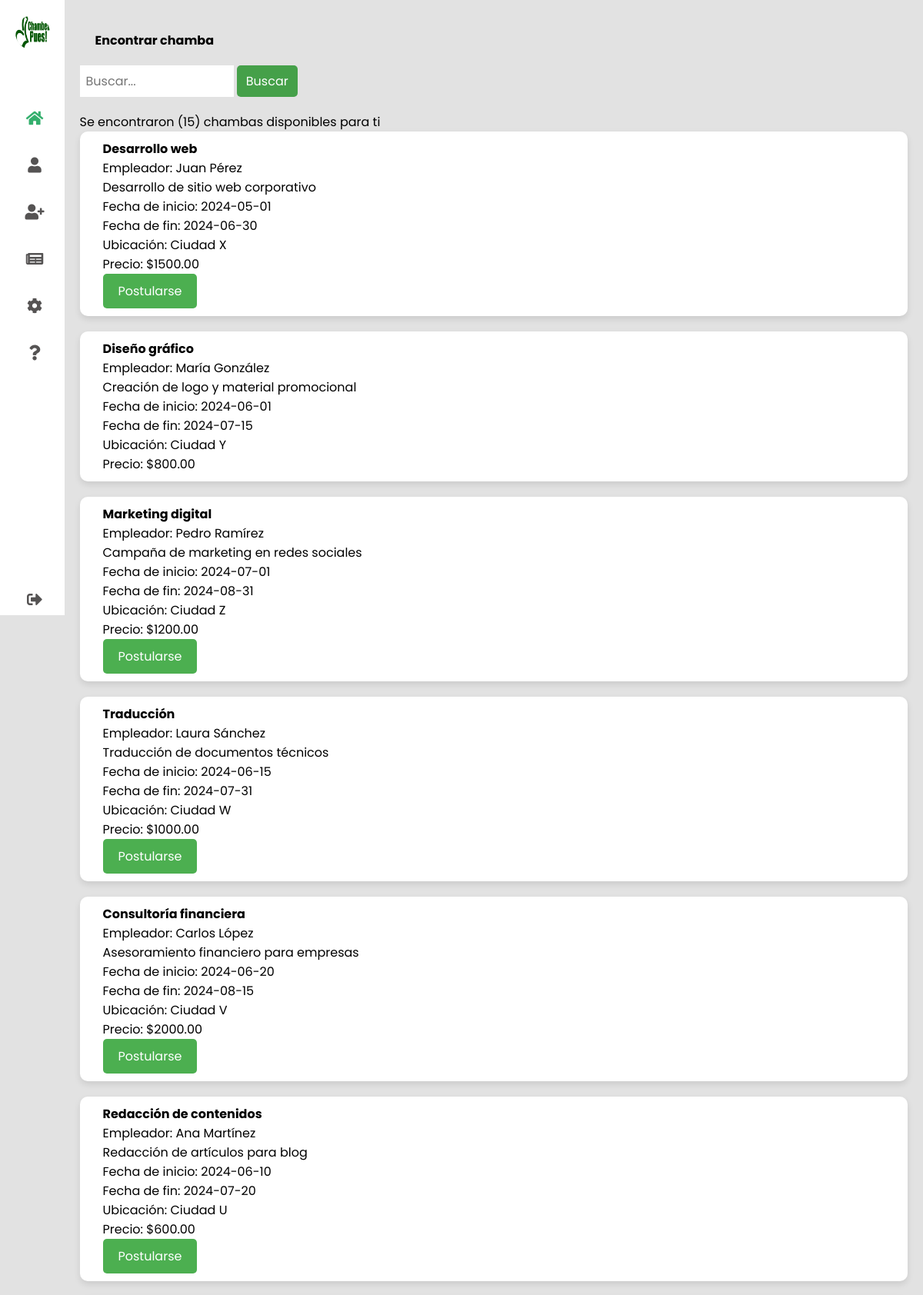
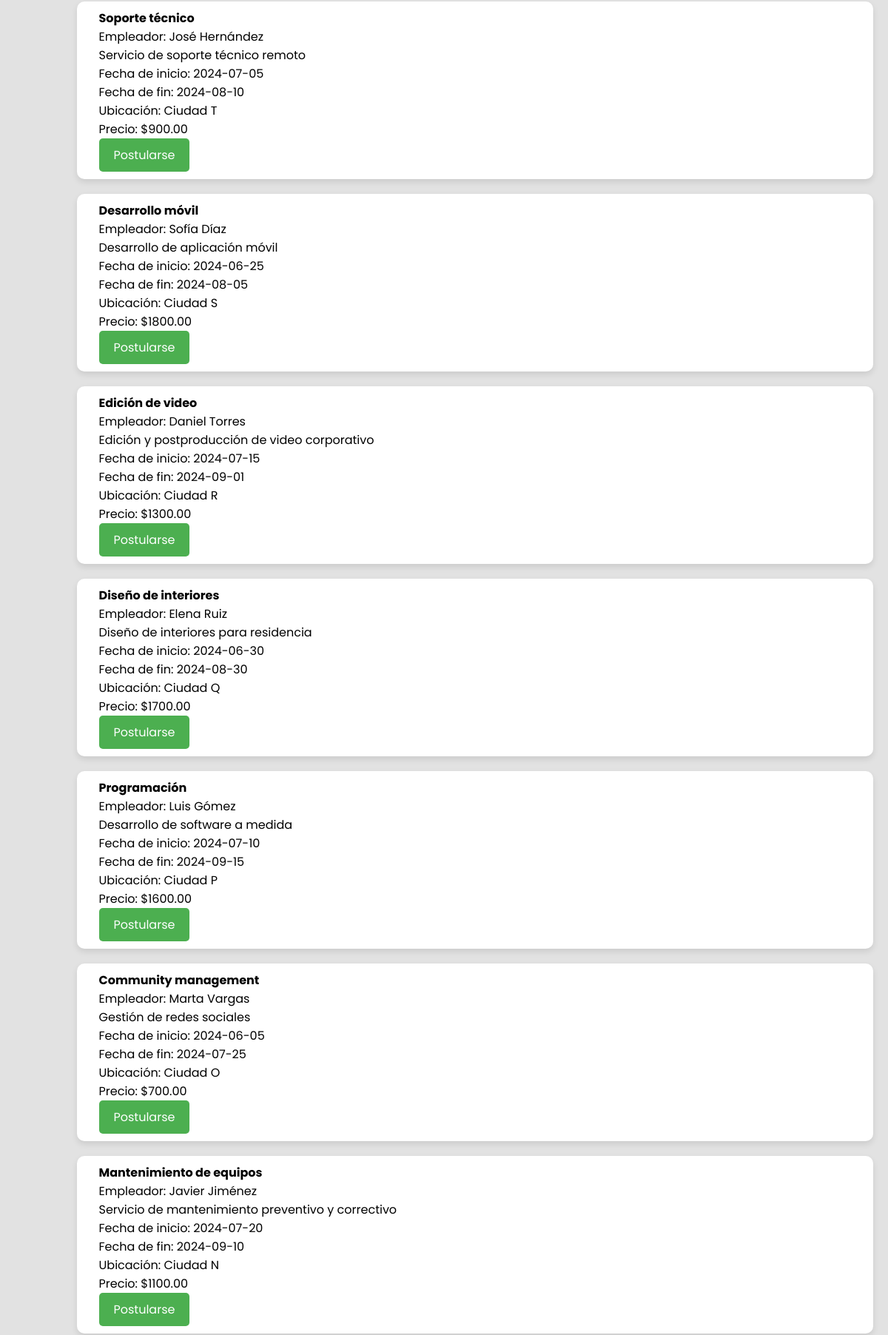
The app's page /inicio.php (signed in, upper part) with its own data (2 pictures, top to bottom).
### tables this page shows
CREATE TABLE `trabajos` (
    `trabajoID` INT PRIMARY KEY AUTO_INCREMENT,
    `foto` VARCHAR(255),
    `titulo` VARCHAR(255) NOT NULL,
    `descripcion` TEXT,
    `fecha_inicio` DATE,
    `fecha_fin` DATE,
    `ubicacion` VARCHAR(100),
    `precio` DECIMAL(10, 2),
    `empleadorID` INT,
    FOREIGN KEY (`empleadorID`) REFERENCES `usuarios`(`user_id`)
);

CREATE TABLE `usuarios` (
    `user_id` INT(11) PRIMARY KEY AUTO_INCREMENT,
    `nombre` VARCHAR(100),
    `apellido` VARCHAR(100),
    `edad` INT,
    `correo` VARCHAR(100) NOT NULL UNIQUE,
    `contrasena` VARCHAR(255) NOT NULL,
    `fecha_registro` TIMESTAMP,
    `estado` VARCHAR(255) NOT NULL
);

### inicio.php (the view, shortened to what this page needs)
<!DOCTYPE html>
<html lang="en">
<head>
    <link rel="stylesheet" href="style.css" />
    <link rel="stylesheet" href="https://cdnjs.cloudflare.com/ajax/libs/font-awesome/5.15.4/css/all.min.css" />
</head>
<body>
    <div class="container">
        <nav>
            <ul>
                <li><a href="" class="logo">
                        <img src="assets/logo chambea pues.png">
                        <span class="nav-item">
                        </span>
                    </a></li>
                <li><a href="inicio.php">
                        <i class="fas fa-home" style="color: #34AF6D;"></i>
                    </a></li>
                <li><a href="perfil.php">
                        <i class="fas fa-user"></i>
                    </a></li>
                <li><a href="chambas.php">
                        <i class="fas fa-user-plus"></i>
                    </a></li>
                <li><a href="publicar.php">
                        <i class="fas fa-newspaper"></i>
                    </a></li>
                <li><a href="configracion.php">
                        <i class="fas fa-cog"></i>
                    </a></li>
                <li><a href="ayuda.php">
                        <i class="fas fa-question"></i>
                    </a></li>
                <li><a href="cerrar.php" class="logout">
                        <i class="fas fa-sign-out-alt"></i>
                    </a></li>
            </ul>
        </nav>
        <section class="main">
            <div class="main-top">
            <h1>Encontrar chamba</h1>
</div>
<div class="search-filters">
    <form method="GET" action="<?php echo $_SERVER['PHP_SELF']; ?>">
        <input type="text" name="search" placeholder="Buscar...">
        <button type="submit">Buscar</button>
    </form>
</div>
<?php
include("config/conexion.php");
if (isset($_GET['search']) && !empty($_GET['search'])) {
    $search = $conexion->real_escape_string($_GET['search']);
    $sql = "SELECT t.trabajoID, t.foto, t.titulo, t.descripcion, t.fecha_inicio, t.fecha_fin, t.ubicacion, t.precio, t.empleadorID, u.nombre AS nombre_empleador, u.apellido AS apellido_empleador
            FROM trabajos AS t
            INNER JOIN usuarios AS u ON t.empleadorID = u.user_id
            WHERE t.titulo LIKE '%$search%' OR t.descripcion LIKE '%$search%'";
    $result = $conexion->query($sql);
    if ($result->num_rows > 0) {
        echo "<p>Se encontraron (" . $result->num_rows . ") chambas disponibles para ti</p>";
        while($row = $result->fetch_assoc()) {
            echo "<div class='job-card'>";
            echo "<div class='job-details'>";
            echo "<img src='acciones/foto_trabajo/icono.png' alt=''>";
            echo "</div>";
            echo "<div class='job-details'>";
            echo "<h2>" . $row['titulo'] . "</h2>";
            echo "<p>Empleador: " . $row['nombre_empleador'] . " " . $row['apellido_empleador'] . "</p>";
            echo "<p>" . $row['descripcion'] . "</p>";
            echo "<p>Fecha de inicio: " . $row['fecha_inicio'] . "</p>";
            echo "<p>Fecha de fin: " . $row['fecha_fin'] . "</p>";
            echo "<p>Ubicación: " . $row['ubicacion'] . "</p>";
            echo "<p>Precio: $" . $row['precio'] . "</p>";
            echo "<form action='tomar_chamba.php' method='POST'>";
            echo "<input type='hidden' name='trabajo_id' value='" . $row['trabajoID'] . "'>";
            $sql_check = "SELECT * FROM tomar_chamba WHERE trabajoID = " . $row['trabajoID'] . " AND usuarioID = " . $_SESSION['user_id'];
            $result_check = $conexion->query($sql_check);
            if ($result_check->num_rows > 0) {
                echo "<button type='submit' id='postularse-button' style='display: none'>Postularse</button>";
            } else {
                echo "<button type='submit' id='postularse-button'>Postularse</button>";
            }
            echo "</form>";
            echo "</div>";
            echo "</div>";
        }
    } else {
        echo "<p>No se encontraron trabajos disponibles.</p>";
    }
} else {
    $sql = "SELECT t.trabajoID, t.foto, t.titulo, t.descripcion, t.fecha_inicio, t.fecha_fin, t.ubicacion, t.precio, t.empleadorID, u.nombre AS nombre_empleador, u.apellido AS apellido_empleador
            FROM trabajos AS t
            INNER JOIN usuarios AS u ON t.empleadorID = u.user_id";
    $result = $conexion->query($sql);
    if ($result->num_rows > 0) {
        echo "<p>Se encontraron (" . $result->num_rows . ") chambas disponibles para ti</p>";
        while($row = $result->fetch_assoc()) {
            echo "<div class='job-card'>";
            echo "<div class='job-details'>";
            echo "</div>";
            echo "<div class='job-details'>";
            echo "<h2>" . $row['titulo'] . "</h2>";
            echo "<p>Empleador: " . $row['nombre_empleador'] . " " . $row['apellido_empleador'] . "</p>";
            echo "<p>" . $row['descripcion'] . "</p>";
            echo "<p>Fecha de inicio: " . $row['fecha_inicio'] . "</p>";
            echo "<p>Fecha de fin: " . $row['fecha_fin'] . "</p>";
            echo "<p>Ubicación: " . $row['ubicacion'] . "</p>";
            echo "<p>Precio: $" . $row['precio'] . "</p>";
            echo "<form action='tomar_chamba.php' method='POST'>";
            $sql_check = "SELECT * FROM tomar_chamba WHERE trabajoID = " . $row['trabajoID'] . " AND usuarioID = " . $_SESSION['user_id'];
            $result_check = $conexion->query($sql_check);
            if ($result_check->num_rows > 0) {
                echo "<button type='submit' id='postularse-button' style='display: none'>Postularse</button>";
            } else {
                echo "<button type='submit' id='postularse-button'>Postularse</button>";
            }
            echo "</form>";
            echo "</div>";
            echo "</div>";
        }
    } else {
        echo "<p>No se encontraron trabajos disponibles.</p>";
    }
}
?>
</body>
</html>

### adm/css/style.css (style rules this page uses)
* { box-sizing: border-box; font-family: -apple-system, BlinkMacSystemFont, "segoe ui", roboto, oxygen, ubuntu, cantarell, "ira sans", "droid sans", "helvetica neue", Arial, sans-serif; font-size: 16px; -webkit-font-smoothing: antialiased; -moz-osx-font-smoothing: grayscale; }
body { background-color: #ffffff; }

### inicio.php (style rules this page uses)
* { margin: 0; padding: 0; outline: none; border: none; text-decoration: none; box-sizing: border-box; font-family: "Poppins", sans-serif; }
body { background: rgb(226, 226, 226); }
nav { position: sticky; top: 0; bottom: 0; height: 100vh; left: 0; width: 90px; background: #fff; overflow: hidden; transition: 1s; }
.logo { text-align: center; display: flex; margin: 10px 0 0 10px; padding-bottom: 3rem; }
.logo img { width: 45px; height: 45px; border-radius: 50%; }
.logo span { font-weight: bold; padding-left: 15px; font-size: 18px; text-transform: uppercase; }
a { position: relative; width: 280px; font-size: 14px; color: rgb(85, 83, 83); display: table; padding: 10px; }
nav .fas { position: relative; width: 70px; height: 40px; top: 20px; font-size: 20px; text-align: center; }
.nav-item { position: relative; top: 17px; margin-left: 10px; }
.logout { position: absolute; bottom: 0; }
.container { display: flex; }
.main { position: relative; padding: 20px; width: 100%; }
.main-top { display: flex; width: 100%; }
h1 { margin: 20px; }
button { background-color: #4CAF50; border: none; color: white; padding: 10px 20px; text-align: center; text-decoration: none; display: inline-block; font-size: 16px; margin-top: auto; cursor: pointer; border-radius: 5px; }
.job-card { background-color: #ffffff; border-radius: 10px; box-shadow: 0 4px 8px rgba(0, 0, 0, 0.1); padding: 10px; margin-bottom: 20px; display: flex; flex-direction: row; align-items: center; }
.search-filters { margin-bottom: 20px; }
.search-filters input[type="text"] { padding: 8px; width: 200px; }
.search-filters button { padding: 8px 12px; background-color: #45a049; color: white; border: none; cursor: pointer; }

### records on screen
trabajos: titulo "Desarrollo web", empleadorID.nombre "Juan", empleadorID.apellido "Pérez", descripcion "Desarrollo de sitio web corporativo", fecha_inicio "2024-05-01", fecha_fin "2024-06-30", ubicacion "Ciudad X", precio "1500.00", shows "Postularse"
trabajos: titulo "Diseño gráfico", empleadorID.nombre "María", empleadorID.apellido "González", descripcion "Creación de logo y material promocional", fecha_inicio "2024-06-01", fecha_fin "2024-07-15", ubicacion "Ciudad Y", precio "800.00"
trabajos: titulo "Marketing digital", empleadorID.nombre "Pedro", empleadorID.apellido "Ramírez", descripcion "Campaña de marketing en redes sociales", fecha_inicio "2024-07-01", fecha_fin "2024-08-31", ubicacion "Ciudad Z", precio "1200.00", shows "Postularse"
trabajos: titulo "Traducción", empleadorID.nombre "Laura", empleadorID.apellido "Sánchez", descripcion "Traducción de documentos técnicos", fecha_inicio "2024-06-15", fecha_fin "2024-07-31", ubicacion "Ciudad W", precio "1000.00", shows "Postularse"
trabajos: titulo "Consultoría financiera", empleadorID.nombre "Carlos", empleadorID.apellido "López", descripcion "Asesoramiento financiero para empresas", fecha_inicio "2024-06-20", fecha_fin "2024-08-15", ubicacion "Ciudad V", precio "2000.00", shows "Postularse"
trabajos: titulo "Redacción de contenidos", empleadorID.nombre "Ana", empleadorID.apellido "Martínez", descripcion "Redacción de artículos para blog", fecha_inicio "2024-06-10", fecha_fin "2024-07-20", ubicacion "Ciudad U", precio "600.00", shows "Postularse"
trabajos: titulo "Soporte técnico", empleadorID.nombre "José", empleadorID.apellido "Hernández", descripcion "Servicio de soporte técnico remoto", fecha_inicio "2024-07-05", fecha_fin "2024-08-10", ubicacion "Ciudad T", precio "900.00", shows "Postularse"
trabajos: titulo "Desarrollo móvil", empleadorID.nombre "Sofía", empleadorID.apellido "Díaz", descripcion "Desarrollo de aplicación móvil", fecha_inicio "2024-06-25", fecha_fin "2024-08-05", ubicacion "Ciudad S", precio "1800.00", shows "Postularse"
trabajos: titulo "Edición de video", empleadorID.nombre "Daniel", empleadorID.apellido "Torres", descripcion "Edición y postproducción de video corporativo", fecha_inicio "2024-07-15", fecha_fin "2024-09-01", ubicacion "Ciudad R", precio "1300.00", shows "Postularse"
trabajos: titulo "Diseño de interiores", empleadorID.nombre "Elena", empleadorID.apellido "Ruiz", descripcion "Diseño de interiores para residencia", fecha_inicio "2024-06-30", fecha_fin "2024-08-30", ubicacion "Ciudad Q", precio "1700.00", shows "Postularse"
trabajos: titulo "Programación", empleadorID.nombre "Luis", empleadorID.apellido "Gómez", descripcion "Desarrollo de software a medida", fecha_inicio "2024-07-10", fecha_fin "2024-09-15", ubicacion "Ciudad P", precio "1600.00", shows "Postularse"
trabajos: titulo "Community management", empleadorID.nombre "Marta", empleadorID.apellido "Vargas", descripcion "Gestión de redes sociales", fecha_inicio "2024-06-05", fecha_fin "2024-07-25", ubicacion "Ciudad O", precio "700.00", shows "Postularse"
trabajos: titulo "Mantenimiento de equipos", empleadorID.nombre "Javier", empleadorID.apellido "Jiménez", descripcion "Servicio de mantenimiento preventivo y correctivo", fecha_inicio "2024-07-20", fecha_fin "2024-09-10", ubicacion "Ciudad N", precio "1100.00", shows "Postularse"

### other values on screen
$result->num_rows "15"
